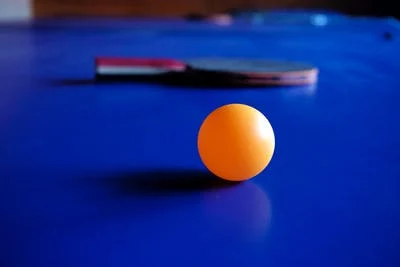
#> input picture pexels-photo-569986.png, 400 x 267 px
$ python contour.py
#> lines starting #> are read from the running program, lines starting #| are printed output that depends on the picture; after the words box and inside, x2 and y2 are one past the last pixel; in counts of white or black regions, pixels touching at a corner belong together
import cv2
import numpy as np

image = cv2.imread('pexels-photo-569986.png')
#> image is the input picture: shape (267, 400, 3); mean B, G, R 135.6, 41.6, 21.8
image = cv2.resize(image,None, fx=0.9, fy=0.9)
#> image: shape (240, 360, 3)

gray = cv2.cvtColor(image, cv2.COLOR_BGR2GRAY)
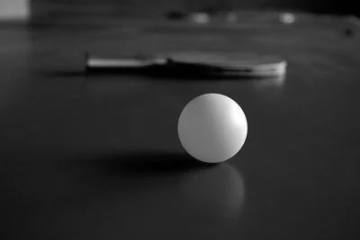
#> gray: shape (240, 360); min 0, max 255, mean 46.4

# converting the grayscale image to binary using threshold
ret, binary = cv2.threshold(gray, 0, 255, cv2.THRESH_BINARY+cv2.THRESH_OTSU)
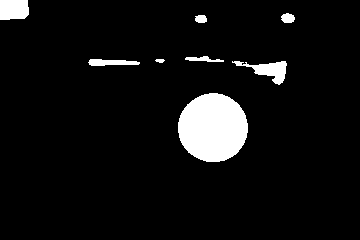
#> binary: shape (240, 360); 6.3% white; 8 white regions
#> ret = 89

# detect contours
contours, hierarchy = cv2.findContours(binary, mode=cv2.RETR_TREE, method=cv2.CHAIN_APPROX_NONE)
#> contours = 8 contours; box (x1, y1, x2, y2) and area: (178, 93, 248, 162) 3682, (0, 0, 29, 20) 499, (232, 61, 287, 85) 470, (88, 59, 140, 66) 210, (281, 13, 295, 23) 92, (185, 56, 224, 62) 90, (195, 15, 207, 23) 66, (155, 59, 165, 63) 20

# visualize the data structures
print(f'Length of contours: {len(contours)}')
#| Length of contours: 8
# print(contours)

# draw the contours on original image
image_copy = image.copy()
image_copy = cv2.drawContours(image_copy, contours, -1, (0, 255, 255), thickness=2, lineType=cv2.LINE_AA)
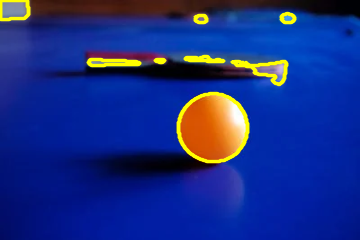
#> image_copy: shape (240, 360, 3); mean B, G, R 131.7, 46.3, 26.3

# visualize the results
cv2.imshow('Original', image)
cv2.imshow('Contours', image_copy)
cv2.imshow('Binary', binary)

cv2.waitKey(0)
cv2.destroyAllWindows()
